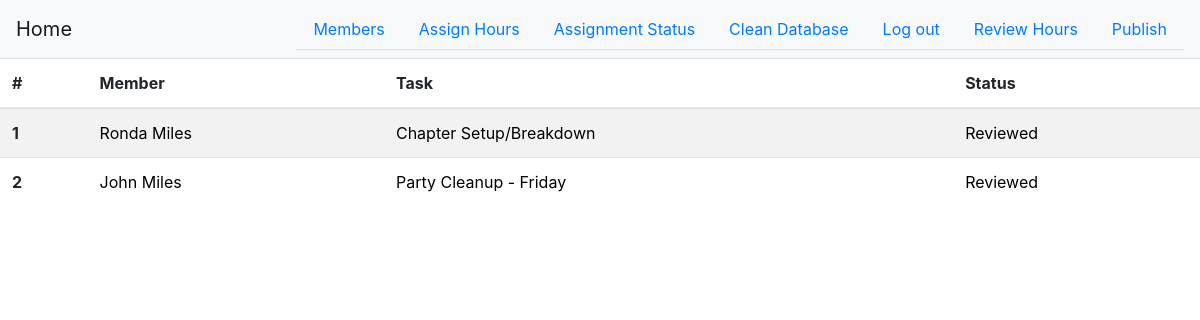
/assignment_status (signed in), run on the app's committed database.
### app.py (models this page shows, shortened)
class Member(db.Model):
    id = db.Column(db.Integer, primary_key=True)
    first = db.Column(db.Text)
    last = db.Column(db.Text)
    phone = db.Column(db.Text)
    email = db.Column(db.Text)
    status = db.Column(db.Text)
    active = db.Column(db.Boolean)
    hours = db.Column(db.Integer)
    assigned = db.Column(db.Boolean)

class CleanupHour(db.Model):
    id = db.Column(db.Integer, primary_key=True)
    name = db.Column(db.Text)
    task_id = db.Column(db.Integer)
    day = db.Column(db.Text)
    due_time = db.Column(db.Text)
    worth = db.Column(db.Integer)
    difficulty = db.Column(db.Integer)
    link = db.Column(db.Text)

class Assignment(db.Model):
    id = db.Column(db.Integer, primary_key=True)
    member_id = db.Column(db.Integer, db.ForeignKey('member.id'))
    task_id = db.Column(db.Integer, db.ForeignKey('cleanup_hour.id'))
    phone_number = db.Column(db.Text)
    response = db.Column(db.Text)

### app.py (the view)
@app.route('/assignment_status', methods=['GET', 'POST'])
@login_required
def assignment_status():
    assignments = Assignment.query.all()
    members_list = []
    tasks = []
    try:
        for assign in assignments:
            member = Member.query.get(assign.member_id)
            task = CleanupHour.query.get(assign.task_id)
            members_list.append(member)
            tasks.append(task)
    except Exception as e:
        print(e)
        print('There was a problem generating member-cleanup hour pairs from the assignments in the database')
    enumerated = range(len(assignments))
    return render_template('assignment_status.html', members=members_list, tasks=tasks, assignments=assignments,
                           enumerated=enumerated)

### app.py (called while the page is built)
@login_manager.user_loader
def load_user(user_id):
    return User.query.get(user_id)

### templates/assignment_status.html
{% extends "base.html" %}
{% block content %}
    <table class="table table-striped">
        <thead>
        <tr>
            <th scope="col">#</th>
            <th scope="col">Member</th>
            <th scope="col">Task</th>
            <th scope="col">Status</th>
        </tr>
        </thead>
        <tbody>
        {% for i in enumerated %}
            <tr>
                <th scope="row">{{ i + 1 }}</th>
                <td>
                    <a style="color:black" href="{{ url_for('member_page',identifier=members[i].id)}}">
                        {{ members[i].first + ' ' + members[i].last }}
                    </a>
                </td>
                <td>
                    <a style="color:black" href="{{ url_for('task_page',identifier=tasks[i].id)}}">
                        {{ tasks[i].name }}
                    </a>
                </td>
                <td>
                    <a style="color:black">{{ assignments[i].response }}</a>
                </td>
            </tr>
        {% endfor %}
        </tbody>
    </table>
{% endblock %}

### data on the page
Member: first+last "Ronda Miles"
CleanupHour: name "Chapter Setup/Breakdown"
Assignment: response "Reviewed"
Member: first+last "John Miles"
CleanupHour: name "Party Cleanup - Friday"
Assignment: response "Reviewed"

### other printed values
{{ i + 1 }} "1" "2"
